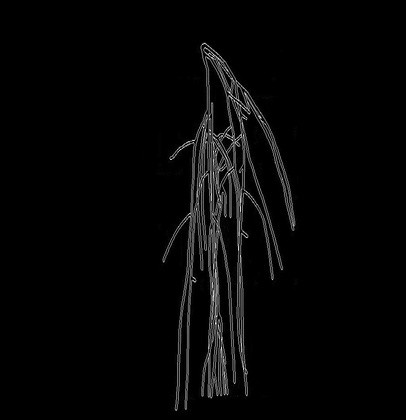
%> input picture Images/Canny/26DAP/0242.jpg, 406 x 420 px, shrunk from 900 x 930 before the run
$ octave wow.m   (GNU Octave 9; MATLAB toolbox functions it lacks are replaced by stand-ins)
%> lines starting %> are read from the running program, lines starting %| are printed output that depends on the picture; in (x1, y1, x2, y2) boxes, pixels count from 0 and x2, y2 are one past the last pixel; in counts of white or black regions, pixels touching at a corner belong together; the program's own positions count from 1
canny_directory = "./Images/Canny/26DAP";
yxBinaryImage = imbinarize(rgb2gray(imread(strcat(canny_directory, "/0242.jpg"))));
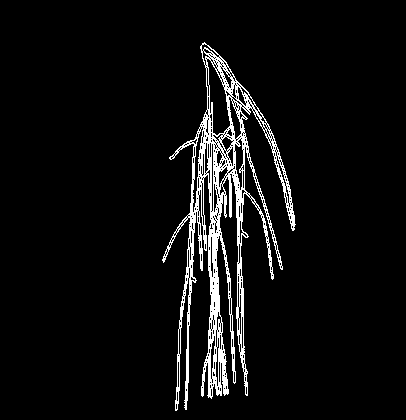
%> yxBinaryImage: size 420x406 logical; 5.5% white in thin lines or dots, all inside (x1, y1, x2, y2) = (162, 42, 296, 411)
yzBinaryImage = imbinarize(rgb2gray(imread(strcat(canny_directory, "/0241.jpg"))));
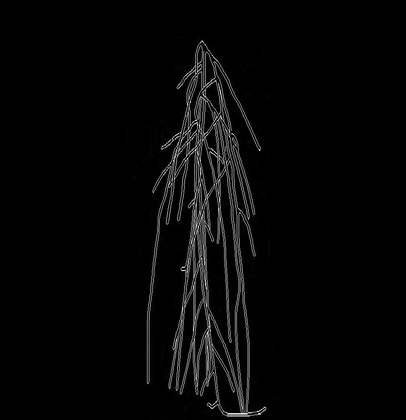
%> input picture Images/Canny/26DAP/0241.jpg, 406 x 420 px, shrunk from 900 x 930 before the run
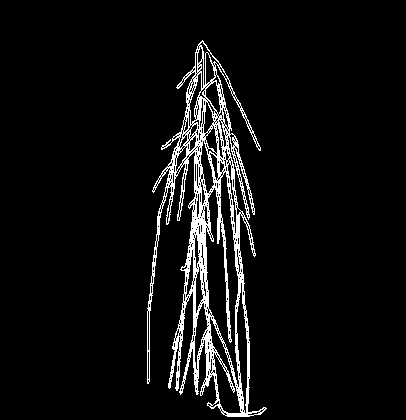
%> yzBinaryImage: size 420x406 logical; 5.9% white in thin lines or dots, all inside (x1, y1, x2, y2) = (147, 40, 267, 417)
barWidth_xyz = [10 10 10];
figureTitle = '';
opName = '';

yxsize = size(yxBinaryImage);
%> yxsize = [420 406]
yzsize = size(yzBinaryImage);
%> yzsize = [420 406]
barWidth_x = barWidth_xyz(1, 1);
barWidth_y = barWidth_xyz(1, 2);
barWidth_z = barWidth_xyz(1, 3);


x = yxsize(1, 2);
%> x = 406
y_x = yxsize(1, 1);
%> y_x = 420
y_z = yzsize(1, 1);
%> y_z = 420
z = yzsize(1, 2);
%> z = 406
xlength = (1:x);
%> xlength = 406 values from 1 to 406
ylength_x = (1:y_x);
%> ylength_x = 420 values from 1 to 420
ylength_z = (1:y_z);
%> ylength_z = 420 values from 1 to 420
zlength = (1:z);
xcount = zeros(1, x);
ycount_x = zeros(1, y_x);
ycount_z = zeros(1, y_z);
zcount = zeros(1, z);
y_avg = max([y_x, y_z]);
ycount_avg = zeros(1, y_avg);
ylength_avg = (1:y_avg);

for n=1:x
    for m = 1:y_x
        if(yxBinaryImage(m, n) > 0)
            xcount(1, n) = xcount(1, n) + 1;
        end
    end
end
%> after the loop, xcount = 406 values, max 245 at index 211, min 0 at index 1, mean 23.09

for m = 1:y_x
    for n=1:x
        if(yxBinaryImage(m, n) > 0)
            ycount_x(1, m) = ycount_x(1, m) + 1;
        end
    end
end
%> after the loop, ycount_x = 420 values, max 45 at index 144, min 0 at index 1, mean 22.32

for m = 1:y_z
    for n=1:z
        if(yzBinaryImage(m, n) > 0)
            ycount_z(1, m) = ycount_z(1, m) + 1;
        end
    end
end
%> after the loop, ycount_z = 420 values, max 44 at index 149, min 0 at index 1, mean 23.88

for n=1:z
    for m = 1:y_z
        if(yzBinaryImage(m, n) > 0)
            zcount(1, n) = zcount(1, n) + 1;
        end
    end
end
%> after the loop, zcount = 406 values, max 243 at index 195, min 0 at index 1, mean 24.7

for n=1:min([y_x, y_z])
    ycount_avg(1, n) = (ycount_x(1, n) + ycount_z(1, n)) / 2;
end
%> after the loop, ycount_avg = 420 values, max 42.5 at index 146, min 0 at index 1, mean 23.1
if(y_x == y_avg)
    ycount_avg(y_z + 1 : y_x) = ycount_x(y_z + 1 : y_x);
else
    if(y_z == y_avg)
        ycount_avg(y_x + 1 : y_z) = ycount_z(y_x + 1 : y_z);
    end
end

h = figure;
plot(xlength, xcount);
title(strcat(figureTitle, ' - x graph'));
xlabel('X');
ylabel('Number of Pixels');
set(gca,'XLim',[0, x]);
%> figure, not shown here; curve peaks at x = 211, y = 245
print(h, '-dbmp', strcat(opName, '_x_plot.bmp'));

h = figure;
plot(ylength_x, ycount_x);
title(strcat(figureTitle, ' - y graph on x face'));
xlabel('Y');
ylabel('Number of Pixels');
set(gca,'XLim',[0, y_x]);
%> figure, not shown here; curve peaks at x = 144, y = 45
print(h, '-dbmp', strcat(opName, '_y-x_plot.bmp'));

h = figure;
plot(ylength_z, ycount_z);
title(strcat(figureTitle, ' - y graph on z face'));
xlabel('Y');
ylabel('Number of Pixels');
set(gca,'XLim',[0, y_z]);
%> figure, not shown here; curve peaks at x = 149, y = 44
print(h, '-dbmp', strcat(opName, '_y-z_plot.bmp'));

h = figure;
plot(zlength, zcount);
title(strcat(figureTitle, ' - z graph'));
xlabel('Z');
ylabel('Number of Pixels');
set(gca,'XLim',[0, z]);
%> figure, not shown here; curve peaks at x = 195, y = 243
print(h, '-dbmp', strcat(opName, '_z_plot.bmp'));

h = figure;
plot(ylength_avg, ycount_avg);
title(strcat(figureTitle, ' - y graph - avg'));
xlabel('Y');
ylabel('Number of Pixels');
set(gca,'XLim',[0, max(y_x, y_z)]);
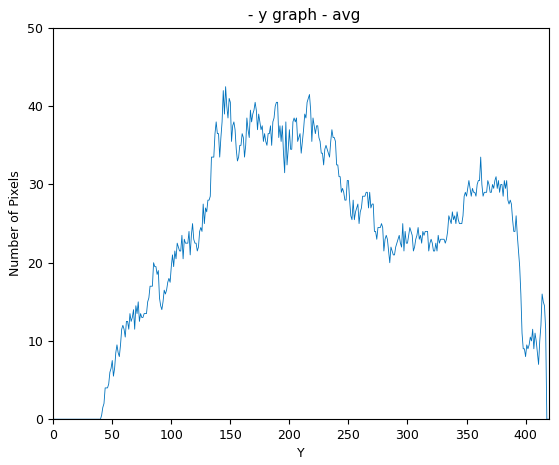
%> figure redrawn from the program's plot data; curve peaks at x = 146, y = 42.5
print(h, '-dbmp', strcat(opName, '_y-avg_plot.bmp'));


xbar = ceil(double(x) / double(barWidth_x));
ybar_x = ceil(double(y_x) / double(barWidth_y));
ybar_z = ceil(double(y_z) / double(barWidth_y));
zbar = ceil(double(z) / double(barWidth_z));
xbar_length = (1:barWidth_x:x);
ybar_length_x = (1:barWidth_y:y_x);
ybar_length_z = (1:barWidth_y:y_z);
zbar_length = (1:barWidth_z:z);
xcount_bar = zeros(1, xbar);
ycount_x_bar = zeros(1, ybar_x);
ycount_z_bar = zeros(1, ybar_z);
zcount_bar = zeros(1, zbar);
ybar_avg = max([ybar_x, ybar_z]);
ybar_length_avg = (1:barWidth_y:max(y_x, y_z));
ycount_avg_bar = zeros(1, ybar_avg);

for n=1:x
    for m = 1:y_x
        if(yxBinaryImage(m, n) > 0)
            xcount_bar(1, ceil(double(n) / double(barWidth_x))) = xcount_bar(1, ceil(double(n) / double(barWidth_x))) + 1;
        end
    end
end
%> after the loop, xcount_bar = 41 values, max 1980 at index 22, min 0 at index 1, mean 228.6

for m = 1:y_x
    for n=1:x
        if(yxBinaryImage(m, n) > 0)
            ycount_x_bar(1, ceil(double(m) / double(barWidth_y))) = ycount_x_bar(1, ceil(double(m) / double(barWidth_y))) + 1;
        end
    end
end
%> after the loop, ycount_x_bar = 42 values, max 407 at index 22, min 0 at index 1, mean 223.2

for m = 1:y_z
    for n=1:z
        if(yzBinaryImage(m, n) > 0)
            ycount_z_bar(1, ceil(double(m) / double(barWidth_y))) = ycount_z_bar(1, ceil(double(m) / double(barWidth_y))) + 1;
        end
    end
end
%> after the loop, ycount_z_bar = 42 values, max 379 at index 19, min 0 at index 1, mean 238.8

for n=1:z
    for m = 1:y_z
        if(yzBinaryImage(m, n) > 0)
            zcount_bar(1, ceil(double(n) / double(barWidth_z))) = zcount_bar(1, ceil(double(n) / double(barWidth_z))) + 1;
        end
    end
end
%> after the loop, zcount_bar = 41 values, max 1669 at index 21, min 0 at index 1, mean 244.6

for n = 1:min([ybar_x, ybar_z])
    ycount_avg_bar(1, n) = (ycount_x_bar(1, n) + ycount_z_bar(1, n)) / 2;
end
%> after the loop, ycount_avg_bar = 42 values, max 391 at index 15, min 0 at index 1, mean 231
if(ybar_x == ybar_avg)
    ycount_avg_bar(ybar_z + 1 : ybar_x) = ycount_x_bar(ybar_z + 1 : ybar_x);
else
    if(ybar_z == ybar_avg)
        ycount_avg_bar(ybar_x + 1 : ybar_z) = ycount_z_bar(ybar_x + 1 : ybar_z);
    end
end


h = figure;
bar(xbar_length, xcount_bar);
title(strcat(figureTitle, ' - x graph'));
xlabel('X');
ylabel('Number of Pixels');
set(gca,'XLim',[0, x]);
%> figure, not shown here; tallest bar 1980 high, from x = 207 to 215
print(h, '-dbmp', strcat(opName, '_x_bar.bmp'));

h = figure;
bar(ybar_length_x, ycount_x_bar);
title(strcat(figureTitle, ' - y graph on x face'));
xlabel('Y');
ylabel('Number of Pixels');
set(gca,'XLim',[0, y_x]);
%> figure, not shown here; tallest bar 407 high, from x = 207 to 215
print(h, '-dbmp', strcat(opName, '_y-x_bar.bmp'));

h = figure;
bar(ybar_length_z, ycount_z_bar);
title(strcat(figureTitle, ' - y graph on z face'));
xlabel('Y');
ylabel('Number of Pixels');
set(gca,'XLim',[0, y_z]);
%> figure, not shown here; tallest bar 379 high, from x = 177 to 185
print(h, '-dbmp', strcat(opName, '_y-z_bar.bmp'));

h = figure;
bar(zbar_length, zcount_bar);
title(strcat(figureTitle, ' - z graph'));
xlabel('Z');
ylabel('Number of Pixels');
set(gca,'XLim',[0, z]);
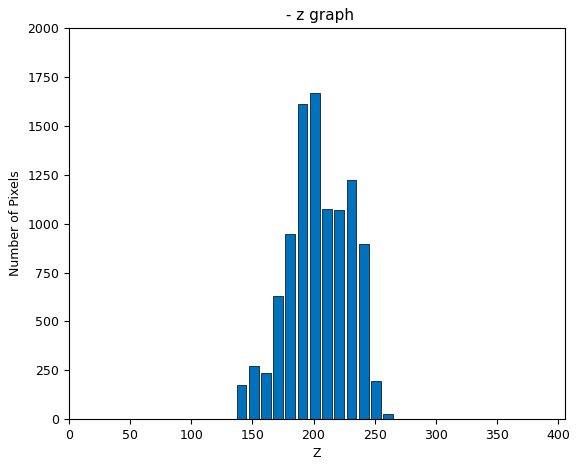
%> figure redrawn from the program's plot data; tallest bar 1669 high, from x = 197 to 205
print(h, '-dbmp', strcat(opName, '_z_bar.bmp'));

h = figure;
bar(ybar_length_avg, ycount_avg_bar);
title(strcat(figureTitle, ' - y graph - avg'));
xlabel('Y');
ylabel('Number of Pixels');
set(gca,'XLim',[0, max(y_x, y_z)]);
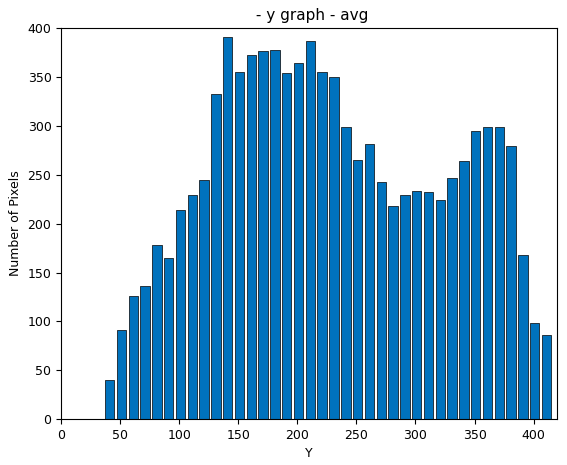
%> figure redrawn from the program's plot data; tallest bar 391 high, from x = 137 to 145
print(h, '-dbmp', strcat(opName, '_y-avg_bar.bmp'));


xcount_bar_max = max(xcount_bar);
%> xcount_bar_max = 1980
xcount_bar_normalised = xcount_bar ./ xcount_bar_max;
%> xcount_bar_normalised = 41 values, max 1 at index 22, min 0 at index 1, mean 0.115
zcount_bar_max = max(zcount_bar);
%> zcount_bar_max = 1669
zcount_bar_normalised = zcount_bar ./ zcount_bar_max;
%> zcount_bar_normalised = 41 values, max 1 at index 21, min 0 at index 1, mean 0.147
xz = xcount_bar_normalised' * zcount_bar_normalised;
h = figure;
bar3(xz);
title(strcat(figureTitle, ' - xz graph'));
xlabel('Z');
ylabel('X');
zlabel('Density Distribution of Pixels');
set(gca, 'XTick', (1:3:zbar));
set(gca, 'YTick', (1:3:xbar));
set(gca, 'XTickLabel', (barWidth_z:3*barWidth_z:z));
set(gca, 'YTickLabel', (barWidth_x:3*barWidth_x:x));
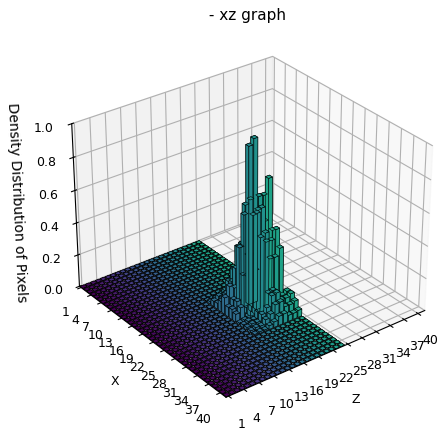
%> figure redrawn from the program's plot data
print(h, '-dbmp', strcat(opName, '_xz_3Dbar.bmp'));
